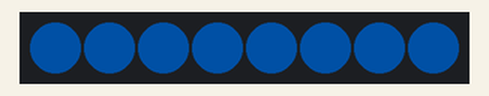
Recording of a sketch running on a simulated Arduino Uno, built with avr-gcc and run on an emulated ATmega328P. Parts: 8 RGB LEDs in strip order, left to right. Dim RGB values are drawn brighter than linear.

Above: at 0.01 s.
At 1.78 s:
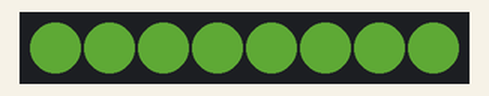
At 3.46 s:
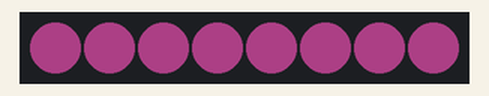
Timing chart, 0 to 40.0 s (numbered marks = the images above):
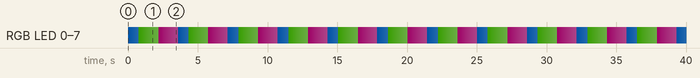

Measured:
- by itself, everything shown: repeats every 3.6 s, in 51 steps

The sketch:

rgbcycle.ino
```cpp
// A basic everyday NeoPixel strip test program.

// NEOPIXEL BEST PRACTICES for most reliable operation:
// - Add 1000 uF CAPACITOR between NeoPixel strip's + and - connections.
// - MINIMIZE WIRING LENGTH between microcontroller board and first pixel.
// - NeoPixel strip's DATA-IN should pass through a 300-500 OHM RESISTOR.
// - AVOID connecting NeoPixels on a LIVE CIRCUIT. If you must, ALWAYS
//   connect GROUND (-) first, then +, then data.
// - When using a 3.3V microcontroller with a 5V-powered NeoPixel strip,
//   a LOGIC-LEVEL CONVERTER on the data line is STRONGLY RECOMMENDED.
// (Skipping these may work OK on your workbench but can fail in the field)

#include <Adafruit_NeoPixel.h>
#ifdef __AVR__
 #include <avr/power.h> // Required for 16 MHz Adafruit Trinket
#endif

// Which pin on the Arduino is connected to the NeoPixels?
// On a Trinket or Gemma we suggest changing this to 1:
#define LED_PIN    6

// How many NeoPixels are attached to the Arduino?
#define LED_COUNT 8

int r = 0;
int g = 100;
int b = 200;

int wait= 50;

// Declare our NeoPixel strip object:
Adafruit_NeoPixel strip(LED_COUNT, LED_PIN, NEO_GRB + NEO_KHZ800);
// Argument 1 = Number of pixels in NeoPixel strip
// Argument 2 = Arduino pin number (most are valid)
// Argument 3 = Pixel type flags, add together as needed:
//   NEO_KHZ800  800 KHz bitstream (most NeoPixel products w/WS2812 LEDs)
//   NEO_KHZ400  400 KHz (classic 'v1' (not v2) FLORA pixels, WS2811 drivers)
//   NEO_GRB     Pixels are wired for GRB bitstream (most NeoPixel products)
//   NEO_RGB     Pixels are wired for RGB bitstream (v1 FLORA pixels, not v2)
//   NEO_RGBW    Pixels are wired for RGBW bitstream (NeoPixel RGBW products)


// setup() function -- runs once at startup --------------------------------

void setup() {
  // These lines are specifically to support the Adafruit Trinket 5V 16 MHz.
  // Any other board, you can remove this part (but no harm leaving it):
#if defined(__AVR_ATtiny85__) && (F_CPU == 16000000)
  clock_prescale_set(clock_div_1);
#endif
  // END of Trinket-specific code.

  strip.begin();           // INITIALIZE NeoPixel strip object (REQUIRED)
  strip.show();            // Turn OFF all pixels ASAP
  strip.setBrightness(50); // Set BRIGHTNESS to about 1/5 (max = 255)
}


// loop() function -- runs repeatedly as long as board is on ---------------

void loop() {

  uint32_t color = strip.Color(r,   g,   b);
  for(int i=0; i<strip.numPixels(); i++) { // For each pixel in strip...
    strip.setPixelColor(i, color);         //  Set pixel's color (in RAM)
    strip.show();                          //  Update strip to match
  }
  r++;
  g++;
  b++;
  if(r > 255){
    r = 0;
  }
  if(g > 255){
    g = 0;
  }
  if(b > 255){
    b = 0;
  }

  delay(10);
}
```
